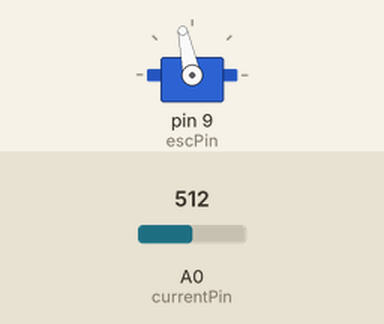
Simulated run of this sketch. Board: Arduino Uno, built with avr-gcc and run on an emulated ATmega328P. On the bench: servo. The inputs (shaded band) are chosen by the test bench; at power-on: A0 (currentPin) = 512. What the sketch prints to the serial monitor is not drawn. At 79.0 s the program stops and its outputs stay as they are.

Above: at 6.1 s.
At 23.8 s:
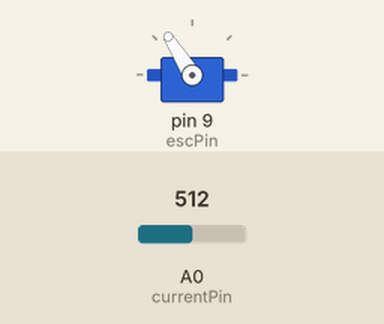
At 43.6 s:
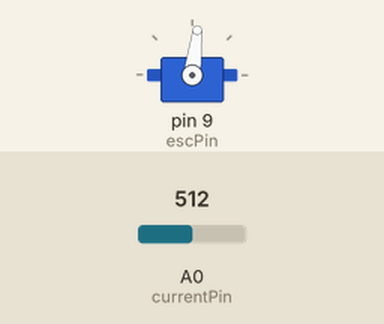
Timing chart, 0 to 46.0 s (numbered marks = the images above):
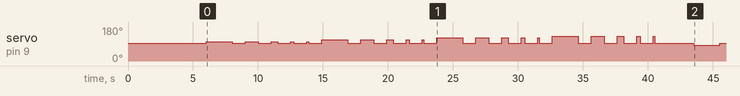

Measured:
- by itself, servo on pin 9 (escPin): 93° → 102° at 6.0 s, → 93° 2.0 s later, → 102° 1.0 s later, → 93° 1.0 s later, … (42 changes in this stretch)

The sketch:

square_wave_arduino_code.ino
```cpp
// Test run for CoolTerm CSV output - Marko 04-03-2026

#include <Servo.h>          // ADDED
Servo esc;                  // ADDED
int escPin = 9;             // ADDED
int currentPin = A0;        // ADDED for ACS712 current sensor

unsigned long startTime;

// PWM steps (PPM microseconds) forward and backward
const int forward_steps[]  = {1600, 1700, 1800, 1900};
const int backward_steps[] = {1400, 1300, 1200, 1100}; // mirror below 1500

const int number_forward_steps  = sizeof(forward_steps) / sizeof(forward_steps[0]);
const int number_backward_steps = sizeof(backward_steps) / sizeof(backward_steps[0]);

// Step durations in milliseconds (long -> short)
const unsigned long time_durations[] = {2000, 1000, 500, 250, 125};
const int number_time_durations = sizeof(time_durations) / sizeof(time_durations[0]);

// Sampling period: 80 Hz = 12.5 ms = 12500 µs
const unsigned long sample_period = 12500;
unsigned long last_sample_time = 0;

void setup() {
  Serial.begin(115200);   // initialize serial for CSV

  esc.attach(escPin);     // ADDED
  esc.writeMicroseconds(1500); // ADDED (neutral / arm)
  delay(5000);            // ADDED (ESC arm time)

  Serial.println(1500); // neutral
  delay(1000);          // small delay before start

  startTime = micros();
  last_sample_time = startTime;
}

void loop() {

  // ----------- FORWARD STEPS (PWM > 1500) -----------
  for (int s = 0; s < number_forward_steps; s++) {
    int pwmValue = forward_steps[s];

    for (int u = 0; u < number_time_durations; u++) {

      unsigned long up_duration_us   = time_durations[u] * 1000UL;
      unsigned long down_duration_us = 1000000;

      // UP PHASE
      unsigned long up_start_time = micros();
      while (micros() - up_start_time < up_duration_us) {
        unsigned long now = micros();
        if (now - last_sample_time >= sample_period) {
          last_sample_time += sample_period;

          esc.writeMicroseconds(pwmValue); // ADDED

          Serial.print( ((double)(now - startTime)) / 1000000.0, 6 );
          Serial.print(",");
          Serial.print(pwmValue);
          Serial.print(",");
          int currentRaw = analogRead(currentPin); // ADDED
          Serial.println(currentRaw);               // ADDED
        }
      }

      // DOWN PHASE (NEUTRAL)
      unsigned long down_start_time = micros();
      while (micros() - down_start_time < down_duration_us) {
        unsigned long now = micros();
        if (now - last_sample_time >= sample_period) {
          last_sample_time += sample_period;

          esc.writeMicroseconds(1500); // ADDED

          Serial.print( ((double)(now - startTime)) / 1000000.0, 6 );
          Serial.print(",");
          Serial.print(1500); // neutral
          Serial.print(",");
          int currentRaw = analogRead(currentPin); // ADDED
          Serial.println(currentRaw);               // ADDED
        }
      }
    }
  }

  // ----------- LONGER BREAK AFTER LAST FORWARD STEP -----------
  unsigned long break_start = micros();
  while (micros() - break_start < 2000000UL) { // 2 s pause
    unsigned long now = micros();
    if (now - last_sample_time >= sample_period) {
      last_sample_time += sample_period;

      esc.writeMicroseconds(1500); // ADDED

      Serial.print( ((double)(now - startTime)) / 1000000.0, 6 );
      Serial.print(",");
      Serial.print(1500); // neutral
      Serial.print(",");
      int currentRaw = analogRead(currentPin); // ADDED
      Serial.println(currentRaw);               // ADDED
    }
  }

  // ----------- BACKWARD STEPS (PWM < 1500) -----------
  for (int s = 0; s < number_backward_steps; s++) {
    int pwmValue = backward_steps[s];

    for (int u = 0; u < number_time_durations; u++) {

      unsigned long up_duration_us   = time_durations[u] * 1000UL;
      unsigned long down_duration_us = 1000000;

      // UP PHASE (backward)
      unsigned long up_start_time = micros();
      while (micros() - up_start_time < up_duration_us) {
        unsigned long now = micros();
        if (now - last_sample_time >= sample_period) {
          last_sample_time += sample_period;

          esc.writeMicroseconds(pwmValue); // ADDED

          Serial.print( ((double)(now - startTime)) / 1000000.0, 6 );
          Serial.print(",");
          Serial.print(pwmValue);
          Serial.print(",");
          int currentRaw = analogRead(currentPin); // ADDED
          Serial.println(currentRaw);               // ADDED
        }
      }

      // DOWN PHASE (NEUTRAL)
      unsigned long down_start_time = micros();
      while (micros() - down_start_time < down_duration_us) {
        unsigned long now = micros();
        if (now - last_sample_time >= sample_period) {
          last_sample_time += sample_period;

          esc.writeMicroseconds(1500); // ADDED

          Serial.print( ((double)(now - startTime)) / 1000000.0, 6 );
          Serial.print(",");
          Serial.print(1500); // neutral
          Serial.print(",");
          int currentRaw = analogRead(currentPin); // ADDED
          Serial.println(currentRaw);               // ADDED
        }
      }
    }
  }

  while(true); // stop after full test run
}
```
